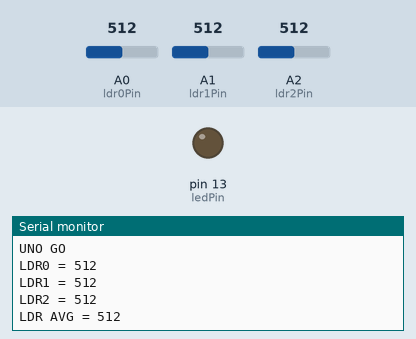
Bench run of a sketch on a simulated Arduino Uno, built with avr-gcc and run on an emulated ATmega328P. Shown: output pins drawn as LEDs (lit = HIGH), the last lines printed to the serial monitor. Inputs (shaded band) come from the test bench; at power-on: A0 (ldr0Pin) = 512, A2 (ldr2Pin) = 512, A1 (ldr1Pin) = 512.

Above: at 1.2 s.
1.3 s: A0 (ldr0Pin) set to 108
At 1.8 s:
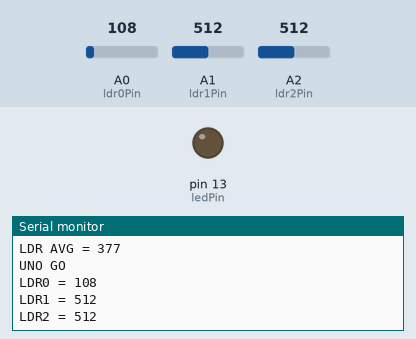
4.3 s: A0 (ldr0Pin) set to 88
At 5.1 s:
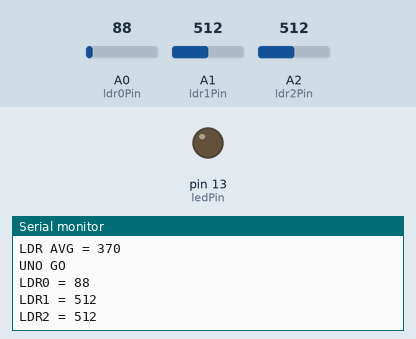
7.3 s: A2 (ldr2Pin) set to 108
At 7.9 s:
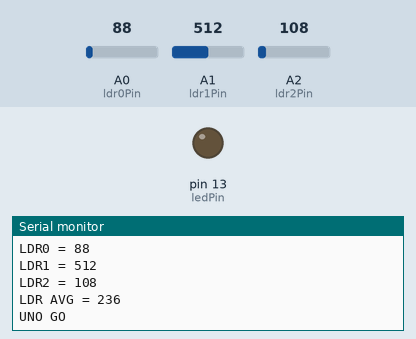
10.3 s: A2 (ldr2Pin) set to 95
At 10.8 s:
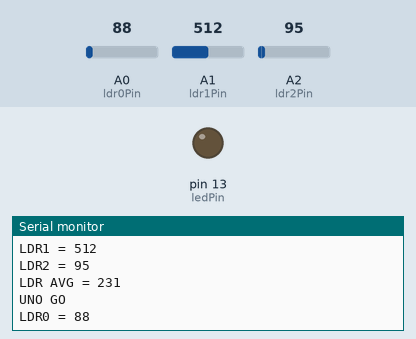
13.3 s: A1 (ldr1Pin) set to 985
At 14.4 s:
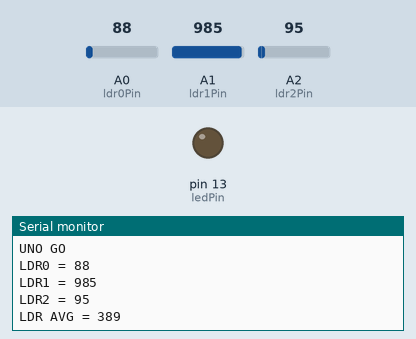
14.8 s: A1 (ldr1Pin) set to 1018
At 15.4 s:
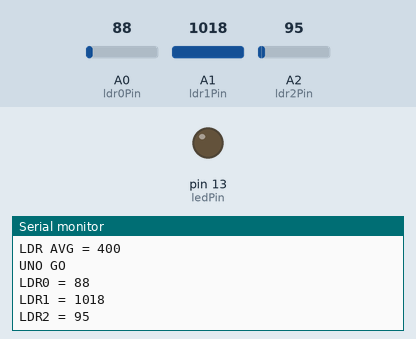
Timing chart, 0 to 17.3 s (numbered marks = the images above; inputs shaded):
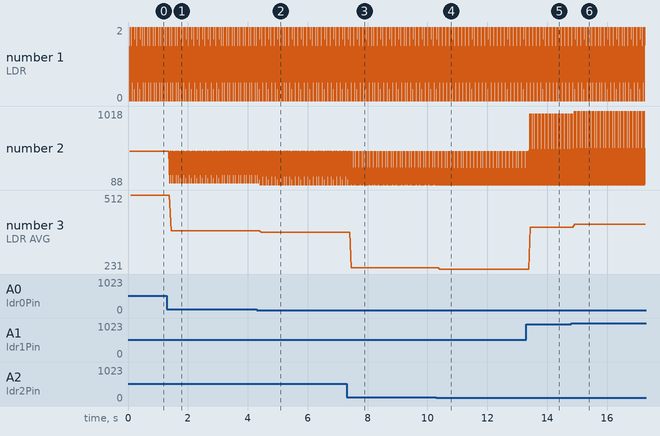

The sketch:

UnoLDRTesting_WithCal_13-03-18.ino
```cpp
/*
 * UnoLDRTesting_WithCal.ino
 * by Jack Noble
 *
 * Created: 13-03-2018
 * Revised: 14-03-2018
 *
 * Function: Reads ambient light from LDR pressed against skin
 * if light increases past a calibrated threshold, an alarm
 * sounds. Part of a Live Project for Advanced Computer and
 * Network Technology at Manchester Metropolitan University.
 *
 */

// Define LDR pins for face mask
const unsigned int ldr0Pin = 0;
const unsigned int ldr1Pin = 1;
const unsigned int ldr2Pin = 2;

// Define LED pin for UX
const unsigned int ledPin = 13;

// Define base threshold value to fall back to should calibration
// fail. This value will change during development based on the
// characteristics of the LDRs we use.
int baseThreshold = 512;

// Define calibrated threshold
int calThreshold = 0;

// TODO: Add some serial bluetooth

void setup() {
	// Code here will only run once, when the Uno is powered up.

	// Set LED pin to output
	pinMode(ledPin, OUTPUT);

	// Set LDR pins to input
	pinMode(ldr0Pin, INPUT);
	pinMode(ldr1Pin, INPUT);
	pinMode(ldr2Pin, INPUT);

	// Start serial monitor
	Serial.begin(9600);

	// Print boot message to serial
	Serial.println("UNO OK");

	// Start calibration
	ldrCal();

}

void loop() {
	// Code here will run over and over, unless there is a
	// break condition.

	// Print message to serial denoting that the loop has started
	Serial.println("UNO GO");

	// Take readings from LDR sensors
	int ldr0Val = analogRead(ldr0Pin);
	int ldr1Val = analogRead(ldr1Pin);
	int ldr2Val = analogRead(ldr2Pin);

	// Print readings to Serial
	Serial.print("LDR0 = ");
	Serial.println(ldr0Val);
	Serial.print("LDR1 = ");
	Serial.println(ldr1Val);
	Serial.print("LDR2 = ");
	Serial.println(ldr2Val);

	// Get average reading
	int ldrAvg = ((ldr0Val + ldr1Val + ldr2Val) / 3);

	// Print average reading
	Serial.print("LDR AVG = ");
	Serial.println(ldrAvg);

	/*
	// Test LDR against base threshold
	if (ldrAvg > baseThreshold) {
		digitalWrite(ledPin, HIGH);
		Serial.println("ALARM");
	} else {
		digitalWrite(ledPin, LOW);
	}
	*/

	//Test LDR against calibrated threshold
	if (ldrAvg > calThreshold) {
		digitalWrite(ledPin, HIGH);
		Serial.println("ALARM");
	} else {
		digitalWrite(ledPin, LOW);
	}
}

void ldrCal() {
	// This void runs once to calibrate the LDR sensors to
	// the skin of the person wearing the face mask.

	// Define a counter
	unsigned int counter = 0;

	// Print message to serial denoting that calibration is underway
	Serial.println("LDR CAL");

	// Take 50 readings from LDRs and average them
	while(counter < 50){

		int ldr0CalVal = analogRead(ldr0Pin);
		int ldr1CalVal = analogRead(ldr1Pin);
		int ldr2CalVal = analogRead(ldr2Pin);

		int ldrAvgCal = ((ldr0CalVal + ldr1CalVal + ldr2CalVal) / 3);

		// Add average to global variable
		calThreshold = (calThreshold + ldrAvgCal);

		// Increment counter
		counter++;
	}

	if (counter == 50) {
		Serial.println("CAL OK");
		Serial.print("CAL VAL = ");
		Serial.println(calThreshold);
		loop();
	}
}
```

Measured:
- the behaviour switches between 100 and 99 on A2 (ldr2Pin) (found by bisection; images 3 and 4)
- the behaviour switches between 999 and 1000 on A1 (ldr1Pin) (found by bisection; images 5 and 6)
- after the input at 1.3 s, the serial monitor: prints a new line after 0.10 s (image 1)
- after the input at 4.3 s, the serial monitor: prints a new line after 0.11 s (image 2)
- after the input at 7.3 s, the serial monitor: prints a new line after 0.15 s (image 3)
- after the input at 10.3 s, the serial monitor: prints a new line after 0.10 s (image 4)
- after the input at 13.3 s, the serial monitor: prints a new line after 0.12 s (image 5)
- after the input at 14.8 s, the serial monitor: prints a new line after 0.10 s (image 6)
